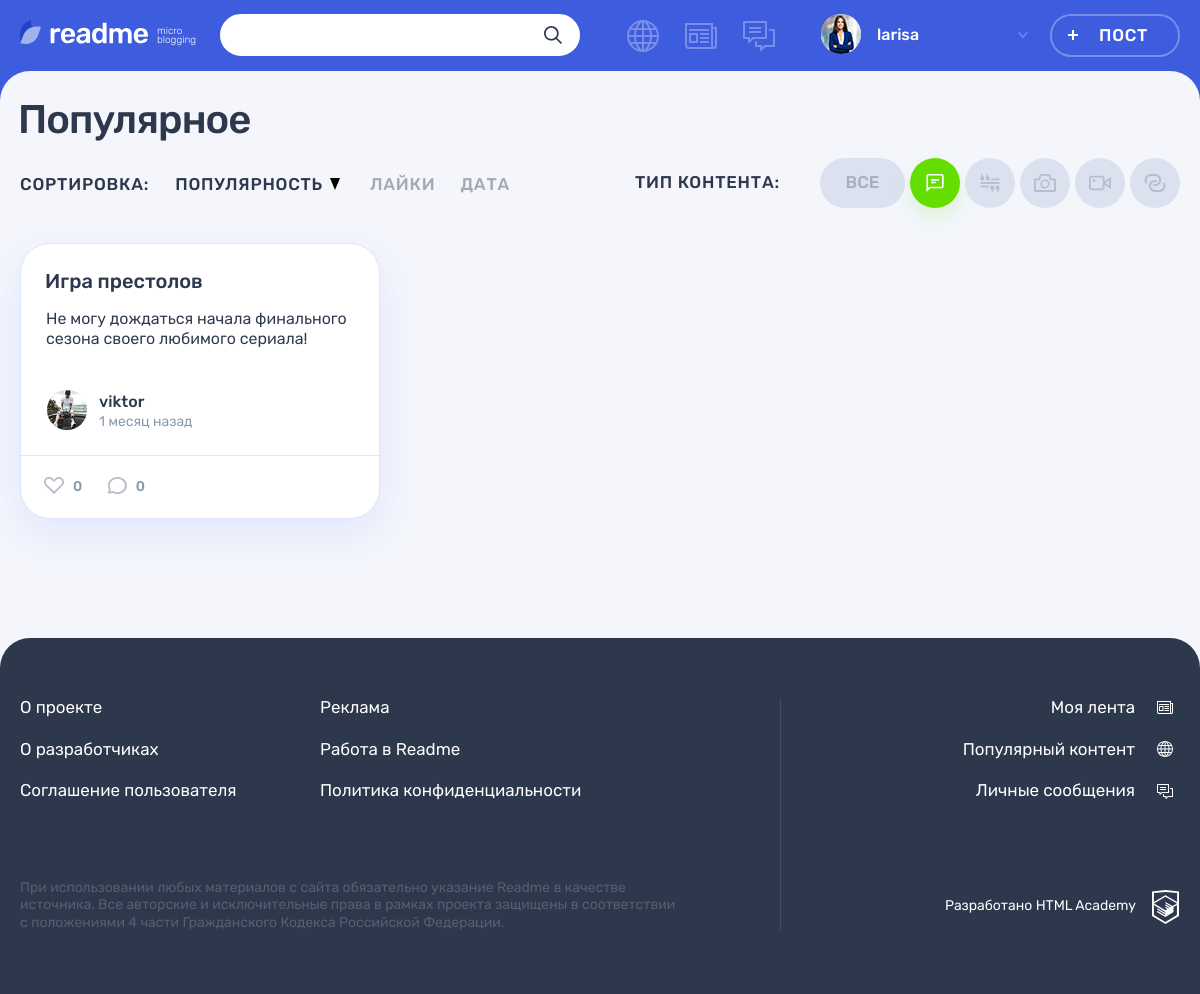
/popular.php?post-type=1 (signed in), run on the app's committed database.
### tables this page shows
CREATE TABLE content_types (
  id  INT UNSIGNED AUTO_INCREMENT PRIMARY KEY NOT NULL,
  type_name VARCHAR(128) NOT NULL,
  class_name VARCHAR(128) NOT NULL
);

CREATE TABLE posts (
  id  INT UNSIGNED AUTO_INCREMENT PRIMARY KEY NOT NULL,
  date_add  DATETIME NOT NULL,
  title VARCHAR(128) NOT NULL,
  content TEXT NOT NULL,
  quote_author  VARCHAR(128),
  image VARCHAR(128),
  video VARCHAR(128),
  link  VARCHAR(128),
  views INT UNSIGNED NOT NULL DEFAULT 0,
  post_author_id INT UNSIGNED NOT NULL,
  content_type_id INT UNSIGNED NOT NULL,
  likes_count INT UNSIGNED NOT NULL DEFAULT 0,
  FOREIGN KEY (post_author_id) REFERENCES users(id),
  FOREIGN KEY (content_type_id) REFERENCES content_types(id)
);

CREATE TABLE users (
  id  INT UNSIGNED AUTO_INCREMENT PRIMARY KEY NOT NULL,
  date_add  DATETIME NOT NULL,
  email VARCHAR(128) NOT NULL,
  login VARCHAR(128) NOT NULL,
  password  CHAR(64) NOT NULL,
  avatar  VARCHAR(128),
  UNIQUE INDEX email(email),
  UNIQUE INDEX login(login)
);

### helpers.php (called while the page is built, shortened)
<?php
function get_noun_plural_form(int $number, string $one, string $two, string $many): string
{
    $number = (int)$number;
    $mod10 = $number % 10;
    $mod100 = $number % 100;
    switch (true) {
        case ($mod10 === 1):
            return $one;
    }
}
function include_template($name, array $data = [])
{
    $name = 'templates/' . $name;
    extract($data);
    require $name;
    $result = ob_get_clean();
    return $result;
}

### templates/main.php (the view, shortened to what this page needs)
<div class="container">
    <h1 class="page__title page__title--popular">Популярное</h1>
</div>
<div class="popular container">
    <div class="popular__filters-wrapper">
        <div class="popular__sorting sorting">
            <b class="popular__sorting-caption sorting__caption">Сортировка:</b>
            <ul class="popular__sorting-list sorting__list">
                <li class="sorting__item sorting__item--popular">
                    <a class="sorting__link <?= $sorting_type == 'popular' ? 'sorting__link--active' : '' ?> <?= $sorting_direction == 'asc' ? 'sorting__link--reverse' : '' ?>" href="?sorting-type=popular&sorting-direction=<?= $sorting_direction !== 'asc' ? 'asc' : 'desc' ?>">
                        <span>Популярность</span>
                        <svg class="sorting__icon" width="10" height="12">
                            <use xlink:href="#icon-sort"></use>
                        </svg>
                    </a>
                </li>
                <li class="sorting__item">
                    <a class="sorting__link <?= $sorting_type == 'likes' ? 'sorting__link--active' : '' ?> <?= $sorting_direction == 'asc' ? 'sorting__link--reverse' : '' ?>" href="?sorting-type=likes&sorting-direction=<?= $sorting_direction !== 'asc' ? 'asc' : 'desc' ?>">
                        <span>Лайки</span>
                    </a>
                </li>
                <li class="sorting__item">
                    <a class="sorting__link <?= $sorting_type == 'date' ? 'sorting__link--active' : '' ?> <?= $sorting_direction == 'asc' ? 'sorting__link--reverse' : '' ?>" href="?sorting-type=date&sorting-direction=<?= $sorting_direction !== 'asc' ? 'asc' : 'desc' ?>">
                        <span>Дата</span>
                    </a>
                </li>
            </ul>
        </div>
        <div class="popular__filters filters">
            <b class="popular__filters-caption filters__caption">Тип контента:</b>
            <ul class="popular__filters-list filters__list">
                <li class="popular__filters-item popular__filters-item--all filters__item filters__item--all">
                    <a class="filters__button filters__button--ellipse filters__button--all <?= !$post_type ? 'filters__button--active' : '' ?>" href="index.php">
                        <span>Все</span>
                    </a>
                </li>
                <?php foreach ($content_types as $content_type): ?>
                  <li class="popular__filters-item filters__item">
                      <a class="filters__button filters__button--<?= $content_type['class_name'] ?> button <?= $post_type == $content_type[id] ? 'filters__button--active' : '' ?>" href="?post-type=<?= $content_type['id'] ?>">
                          <svg class="filters__icon" width="22" height="18">
                              <use xlink:href="#icon-filter-<?= $content_type['class_name'] ?>"></use>
                          </svg>
                      </a>
                  </li>
              <?php endforeach; ?>
            </ul>
        </div>
    </div>
    <div class="popular__posts">
        <?php foreach ($posts as $post_number => &$post):
        ?>
        <article class="popular__post post post-<?= $post['class_name'] ?>">
            <header class="post__header">
                <h2>
                    <a href="post.php?id=<?=$post['id']?>"><?= $post['title'] ?></a>
                </h2>
            </header>
            <div class="post__main">
                <?php if ($post['class_name'] == "quote"): ?>
                <blockquote>
                    <?= crop_text($post['content']) ?>
                    <?php if ($post['quote_author']): ?>
                      <cite><?= $post['quote_author'] ?></cite>
                    <?php else: ?>
                      <cite>Неизвестный Автор</cite>
                    <?php endif; ?>
                </blockquote>
                <?php elseif ($post['class_name'] == "photo"): ?>
                <div class="post-photo__image-wrapper">
                    <img src="<?= $post['image'] ?>" alt="Фото от пользователя" width="360" height="240">
                </div>
                <?php elseif ($post['class_name'] == "text"): ?>
                <?= crop_text($post['content']) ?>
                <?php endif; ?>
            </div>
            <footer class="post__footer">
                <div class="post__author">
                    <a class="post__author-link" href="#" title="Автор">
                        <div class="post__avatar-wrapper">
                            <img class="post__author-avatar" src="<?= $post['avatar'] ?>" alt="Аватар пользователя">
                        </div>
                        <div class="post__info">
                            <b class="post__author-name"><?= $post['login'] ?></b>
                            <time class="post__time" datetime="<?= $post['date_add'] ?>" title="<?= date("Y-m-d H:i:s", strtotime($post['date_add'])) ?>"><?= get_post_interval($post['date_add'], 'назад') ?></time>
                        </div>
                    </a>
                </div>
                <div class="post__indicators">
                    <div class="post__buttons">
                        <a class="post__indicator post__indicator--likes button" href="#" title="Лайк">
                            <svg class="post__indicator-icon" width="20" height="17">
                                <use xlink:href="#icon-heart"></use>
                            </svg>
                            <span>0</span>
                        </a>
                        <a class="post__indicator post__indicator--comments button" href="#" title="Комментарии">
                            <svg class="post__indicator-icon" width="19" height="17">
                                <use xlink:href="#icon-comment"></use>
                            </svg>
                            <span>0</span>
                        </a>
                    </div>
                </div>
            </footer>
        </article>
        <?php endforeach; ?>
    </div>
</div>

### includes/functions.inc.php (shortened to what this page needs)
<?php
function select_query($con, $sql, $type = 'all')
{
    mysqli_set_charset($con, "utf8");
    $result = mysqli_query($con, $sql) or trigger_error("Ошибка в запросе к базе данных: ".mysqli_error($con), E_USER_ERROR);
    return mysqli_fetch_all($result, MYSQLI_ASSOC);
}
function crop_text($text, $characters_count = 300)
{
    if (mb_strlen($text) <= $characters_count) {
        return '<p>' . $text . '</p>';
    }
}
function get_post_interval($post_time, $caption)
{
    $current_time = date_create();
    $interval = date_diff(date_create($post_time), $current_time);
    $years = floor($interval->y);
    $months = floor($interval->m);
    $days = floor($interval->d);
    $weeks = floor($days / 7);
    $hours = floor($interval->h);
    $minutes = floor($interval->i);
    if ($years) {
        $time = $years . ' ' . get_noun_plural_form($years, 'год', 'года', 'лет') . ' ' . $caption;
    } elseif ($months) {
        $time = $months . ' ' . get_noun_plural_form($months, 'месяц', 'месяца', 'месяцев') . ' ' . $caption;
    } elseif ($days > 7) {
        $time = $weeks . ' ' . get_noun_plural_form($weeks, 'неделя', 'недели', 'недель') . ' ' . $caption;
    } elseif ($days) {
        $time = $days . ' ' . get_noun_plural_form($days, 'день', 'дня', 'дней') . ' ' . $caption;
    } elseif ($hours) {
        $time = $hours . ' ' . get_noun_plural_form($hours, 'час', 'часа', 'часов') . ' ' . $caption;
    } elseif ($minutes) {
        $time = $minutes . ' ' . get_noun_plural_form($minutes, 'минута', 'минуты', 'минут') . ' ' . $caption;
    } else {
        $time = 'Только что';
    }
    return $time;
}

### data on the page
posts: title "Игра престолов", content "Не могу дождаться начала финального сезона своего любимого сериала!", post_author.avatar (picture), post_author.login "viktor", date_add "1 месяц назад"

### other printed values
$user_name "larisa"
